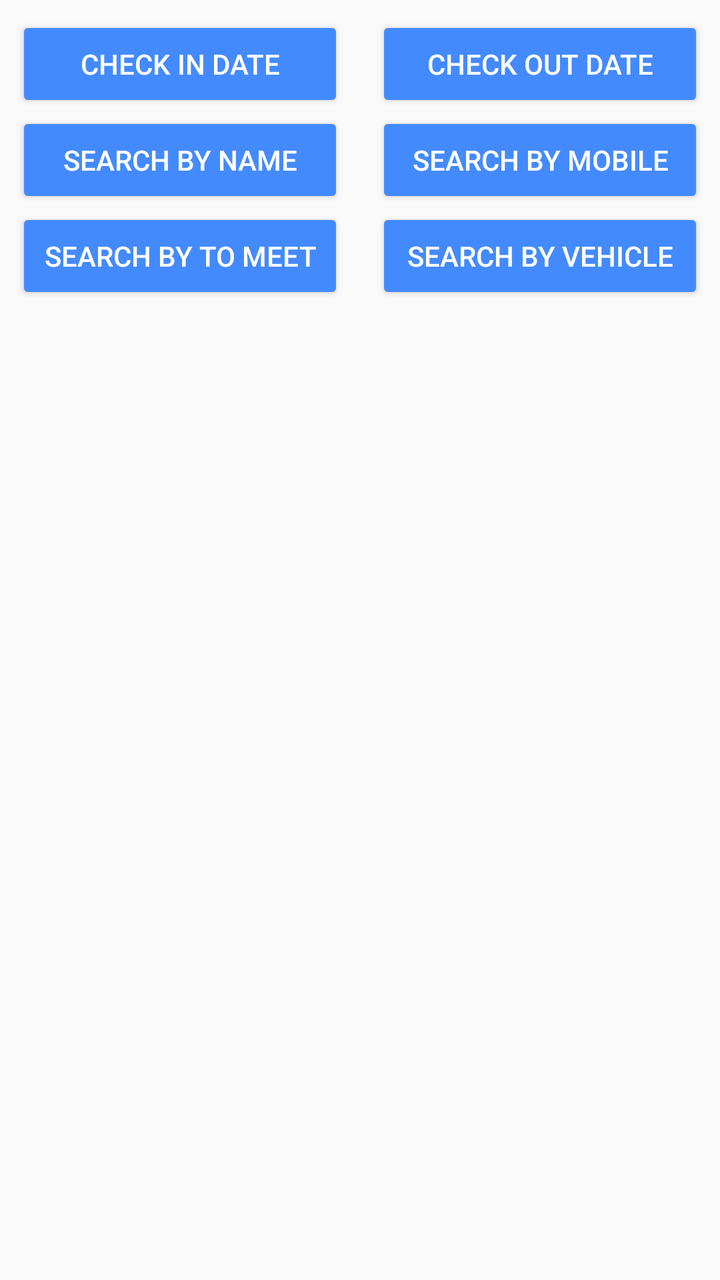
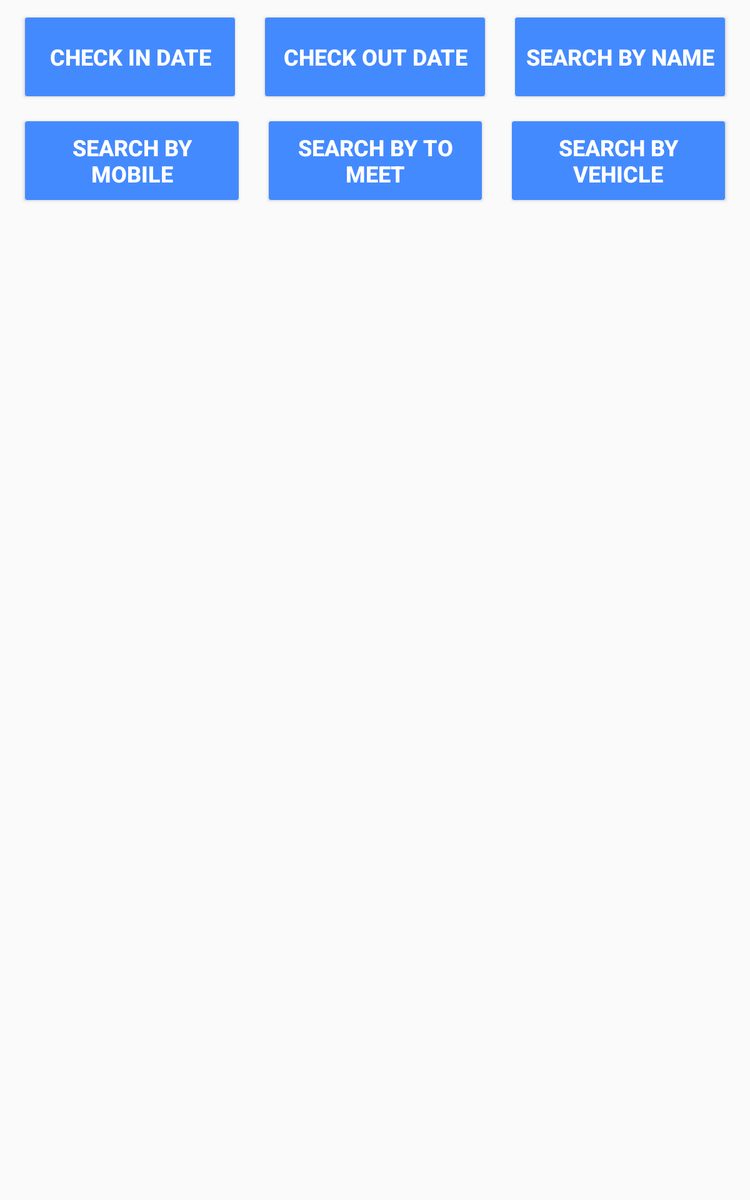

First picture: res/layout/ on a phone held upright. Second picture: the repository's own variant of that layout, on a device whose configuration matches the variant's folder. Source for both follows.
<!-- AndroidManifest.xml: application theme AppTheme -->
<!-- res/layout/search_visitors_details.xml -->
<?xml version="1.0" encoding="utf-8"?>
<LinearLayout xmlns:android="http://schemas.android.com/apk/res/android"
    android:layout_width="match_parent"
    android:layout_height="match_parent"
    android:orientation="vertical">

    <LinearLayout
        android:layout_width="match_parent"
        android:layout_height="wrap_content"
        android:layout_marginTop="8dp"
        android:orientation="horizontal">

        <LinearLayout
            android:id="@+id/checkindate_layout"
            android:layout_width="match_parent"
            android:layout_height="wrap_content"
            android:layout_marginLeft="8dp"
            android:layout_marginRight="8dp"
            android:layout_weight="1"
            android:orientation="vertical"
            android:visibility="visible">

            <Button
                android:id="@+id/checkindate_btn"
                android:layout_width="match_parent"
                android:layout_height="wrap_content"
                android:text="Check in Date"
                android:textColor="@android:color/white"
                android:visibility="visible" />

            <LinearLayout
                android:id="@+id/checkin_layout"
                android:layout_width="match_parent"
                android:layout_height="wrap_content"
                android:orientation="horizontal"
                android:visibility="gone">

                <TextView
                    android:id="@+id/appointmentdate_Txt"
                    android:layout_width="match_parent"
                    android:layout_height="wrap_content"
                    android:layout_gravity="center"
                    android:layout_weight="0.2"
                    android:gravity="center"
                    android:text="New Text"
                    android:textColor="@android:color/black"
                    android:textSize="18sp" />

                <ImageView
                    android:id="@+id/checkindate_edit"
                    android:layout_width="match_parent"
                    android:layout_height="wrap_content"
                    android:layout_weight="0.8"
                    android:src="@drawable/ic_mode_edit" />

            </LinearLayout>

        </LinearLayout>

        <LinearLayout
            android:id="@+id/checkoutdate_layout"
            android:layout_width="match_parent"
            android:layout_height="wrap_content"
            android:layout_marginLeft="8dp"
            android:layout_marginRight="8dp"
            android:layout_weight="1"
            android:orientation="vertical"
            android:visibility="visible">

            <Button
                android:id="@+id/checkoutdate_btn"
                android:layout_width="match_parent"
                android:layout_height="wrap_content"
                android:text="Check out Date"
                android:textColor="@android:color/white"
                android:visibility="visible" />

            <LinearLayout
                android:id="@+id/checkout_layout"
                android:layout_width="match_parent"
                android:layout_height="wrap_content"
                android:orientation="horizontal"
                android:visibility="gone">

                <TextView
                    android:id="@+id/checkoutdate_Txt"
                    android:layout_width="match_parent"
                    android:layout_height="wrap_content"
                    android:layout_gravity="center"
                    android:layout_weight="0.2"
                    android:gravity="center"
                    android:text="New Text"
                    android:textColor="@android:color/black"
                    android:textSize="18sp" />

                <ImageView
                    android:id="@+id/checkoutdate_edit"
                    android:layout_width="match_parent"
                    android:layout_height="wrap_content"
                    android:layout_weight="0.8"
                    android:src="@drawable/ic_mode_edit" />

            </LinearLayout>

        </LinearLayout>

    </LinearLayout>

    <LinearLayout
        android:layout_width="match_parent"
        android:layout_height="wrap_content"
        android:orientation="horizontal">

        <Button
            android:id="@+id/searchvisitor_name_btn"
            android:layout_width="match_parent"
            android:layout_height="wrap_content"
            android:layout_marginLeft="8dp"
            android:layout_marginRight="8dp"
            android:layout_weight="1"
            android:text="Search By Name"
            android:textColor="@android:color/white"
            android:visibility="visible" />

        <android.support.design.widget.TextInputLayout
            android:id="@+id/searchvisitor_name_Til"
            android:layout_width="match_parent"
            android:layout_height="wrap_content"
            android:layout_marginLeft="8dp"
            android:layout_marginRight="8dp"
            android:layout_weight="1"
            android:visibility="gone">

            <EditText
                android:id="@+id/searchvisitor_name"
                android:layout_width="match_parent"
                android:layout_height="wrap_content"
                android:hint="Visitor Name" />

        </android.support.design.widget.TextInputLayout>

        <Button
            android:id="@+id/searchvisitor_mobile_btn"
            android:layout_width="match_parent"
            android:layout_height="wrap_content"
            android:layout_marginLeft="8dp"
            android:layout_marginRight="8dp"
            android:layout_weight="1"
            android:text="Search By Mobile"
            android:textColor="@android:color/white"
            android:visibility="visible" />

        <android.support.design.widget.TextInputLayout
            android:id="@+id/searchvisitor_mobile_Til"
            android:layout_width="match_parent"
            android:layout_height="wrap_content"
            android:layout_marginLeft="8dp"
            android:layout_marginRight="8dp"
            android:layout_weight="1"
            android:visibility="gone">

            <EditText
                android:id="@+id/searchvisitor_mobile"
                android:layout_width="match_parent"
                android:layout_height="wrap_content"
                android:hint="Visitor Mobile"
                android:inputType="phone"
                android:maxLength="10" />

        </android.support.design.widget.TextInputLayout>

    </LinearLayout>

    <LinearLayout
        android:layout_width="match_parent"
        android:layout_height="wrap_content"
        android:orientation="horizontal">

        <Button
            android:id="@+id/searchvisitor_tomeet_btn"
            android:layout_width="match_parent"
            android:layout_height="wrap_content"
            android:layout_marginLeft="8dp"
            android:layout_marginRight="8dp"
            android:layout_weight="1"
            android:text="Search By To Meet"
            android:textColor="@android:color/white"
            android:visibility="visible" />

        <android.support.design.widget.TextInputLayout
            android:id="@+id/searchvisitor_tomeet_Til"
            android:layout_width="match_parent"
            android:layout_height="wrap_content"
            android:layout_marginLeft="8dp"
            android:layout_marginRight="8dp"
            android:layout_weight="1"
            android:visibility="gone">

            <EditText
                android:id="@+id/searchvisitor_tomeet"
                android:layout_width="match_parent"
                android:layout_height="wrap_content"
                android:hint="Visitor ToMeet" />

        </android.support.design.widget.TextInputLayout>

        <Button
            android:id="@+id/searchvisitor_vehicle_btn"
            android:layout_width="match_parent"
            android:layout_height="wrap_content"
            android:layout_marginLeft="8dp"
            android:layout_marginRight="8dp"
            android:layout_weight="1"
            android:text="Search By Vehicle"
            android:textColor="@android:color/white"
            android:visibility="visible" />

        <android.support.design.widget.TextInputLayout
            android:id="@+id/searchvisitor_vehicle_Til"
            android:layout_width="match_parent"
            android:layout_height="wrap_content"
            android:layout_marginLeft="8dp"
            android:layout_marginRight="8dp"
            android:layout_weight="1"
            android:visibility="gone">

            <EditText
                android:id="@+id/searchvisitor_vehicle"
                android:layout_width="match_parent"
                android:layout_height="wrap_content"
                android:hint="Visitor Vehicle Number" />

        </android.support.design.widget.TextInputLayout>

    </LinearLayout>

    <LinearLayout
        android:layout_width="match_parent"
        android:layout_height="wrap_content"
        android:orientation="horizontal">

        <Button
            android:id="@+id/search_btn"
            android:layout_width="match_parent"
            android:layout_height="wrap_content"
            android:layout_gravity="center_horizontal"
            android:layout_marginLeft="8dp"
            android:layout_marginRight="8dp"
            android:layout_marginTop="8dp"
            android:text="SEARCH"
            android:textColor="@android:color/white"
            android:textSize="16sp"
            android:textStyle="bold"
            android:layout_weight="1"
            android:visibility="gone" />

        <Button
            android:id="@+id/reset_btn"
            android:layout_width="match_parent"
            android:layout_height="wrap_content"
            android:layout_gravity="center_horizontal"
            android:layout_marginLeft="8dp"
            android:layout_marginRight="8dp"
            android:layout_marginTop="8dp"
            android:text="RESET"
            android:textColor="@android:color/white"
            android:textSize="16sp"
            android:layout_weight="1"
            android:textStyle="bold"
            android:visibility="gone" />

    </LinearLayout>

</LinearLayout>
<!-- resources referenced by this layout -->
<resources>
  <style name="AppTheme" parent="Theme.AppCompat.Light.DarkActionBar">
          
          <item name="colorPrimary">@color/colorPrimary</item>
          <item name="colorPrimaryDark">@color/colorPrimaryDark</item>
          <item name="colorAccent">@color/colorAccent</item>
          <item name="colorButtonNormal">@color/colorButton</item>
          <item name="colorControlNormal">@color/black</item>
          <item name="colorControlActivated">@color/colorPrimary</item>
      </style>
  <color name="colorPrimary">#2979ff</color>
  <color name="colorPrimaryDark">#2962ff</color>
  <color name="colorAccent">#FF4081</color>
  <color name="colorButton">#448aff</color>
  <color name="black">#000000</color>
</resources>
<!-- res/layout-large/search_visitors_details.xml (the repository's variant of the layout above) -->
<!-- drawn on a 7-inch tablet held upright -->
<?xml version="1.0" encoding="utf-8"?>
<LinearLayout xmlns:android="http://schemas.android.com/apk/res/android"
    android:layout_width="match_parent"
    android:layout_height="match_parent"
    android:orientation="vertical">

    <LinearLayout
        android:layout_width="match_parent"
        android:layout_height="wrap_content"
        android:layout_marginTop="8dp"
        android:orientation="horizontal">

        <LinearLayout
            android:id="@+id/checkindate_layout"
            android:layout_width="match_parent"
            android:layout_height="wrap_content"
            android:layout_marginLeft="8dp"
            android:layout_marginRight="8dp"
            android:layout_weight="1"
            android:orientation="vertical"
            android:visibility="visible">

            <Button
                android:id="@+id/checkindate_btn"
                android:layout_width="match_parent"
                android:layout_height="75dp"
                android:layout_marginLeft="8dp"
                android:text="Check in Date"
                android:textColor="@android:color/white"
                android:textSize="18sp"
                android:textStyle="bold"
                android:visibility="visible" />

            <LinearLayout
                android:id="@+id/checkin_layout"
                android:layout_width="match_parent"
                android:layout_height="wrap_content"
                android:orientation="horizontal"
                android:visibility="gone">

                <TextView
                    android:id="@+id/appointmentdate_Txt"
                    android:layout_width="match_parent"
                    android:layout_height="wrap_content"
                    android:layout_gravity="center"
                    android:layout_weight="0.2"
                    android:gravity="center"
                    android:text="New Text"
                    android:textColor="@android:color/black"
                    android:textSize="18sp" />

                <ImageView
                    android:id="@+id/checkindate_edit"
                    android:layout_width="match_parent"
                    android:layout_height="wrap_content"
                    android:layout_weight="0.8"
                    android:src="@drawable/ic_mode_edit" />

            </LinearLayout>

        </LinearLayout>

        <LinearLayout
            android:id="@+id/checkoutdate_layout"
            android:layout_width="match_parent"
            android:layout_height="wrap_content"
            android:layout_marginLeft="8dp"
            android:layout_marginRight="8dp"
            android:layout_weight="1"
            android:orientation="vertical"
            android:visibility="visible">

            <Button
                android:id="@+id/checkoutdate_btn"
                android:layout_width="match_parent"
                android:layout_height="75dp"
                android:text="Check out Date"
                android:textColor="@android:color/white"
                android:textSize="18sp"
                android:textStyle="bold"
                android:visibility="visible" />

            <LinearLayout
                android:id="@+id/checkout_layout"
                android:layout_width="match_parent"
                android:layout_height="wrap_content"
                android:orientation="horizontal"
                android:visibility="gone">

                <TextView
                    android:id="@+id/checkoutdate_Txt"
                    android:layout_width="match_parent"
                    android:layout_height="wrap_content"
                    android:layout_gravity="center"
                    android:layout_weight="0.2"
                    android:gravity="center"
                    android:text="New Text"
                    android:textColor="@android:color/black"
                    android:textSize="18sp" />

                <ImageView
                    android:id="@+id/checkoutdate_edit"
                    android:layout_width="match_parent"
                    android:layout_height="wrap_content"
                    android:layout_weight="0.8"
                    android:src="@drawable/ic_mode_edit" />

            </LinearLayout>

        </LinearLayout>

        <Button
            android:id="@+id/searchvisitor_name_btn"
            android:layout_width="match_parent"
            android:layout_height="75dp"
            android:layout_marginLeft="8dp"
            android:layout_marginRight="16dp"
            android:layout_weight="1"
            android:text="Search By name"
            android:textColor="@android:color/white"
            android:textSize="18sp"
            android:textStyle="bold"
            android:visibility="visible" />

        <android.support.design.widget.TextInputLayout
            android:id="@+id/searchvisitor_name_Til"
            android:layout_width="match_parent"
            android:layout_height="wrap_content"
            android:layout_marginLeft="4dp"
            android:layout_weight="1"
            android:visibility="gone">

            <EditText
                android:id="@+id/searchvisitor_name"
                android:layout_width="match_parent"
                android:layout_height="wrap_content"
                android:hint="Visitor Name"
                android:inputType="text" />

        </android.support.design.widget.TextInputLayout>

    </LinearLayout>

    <LinearLayout
        android:layout_width="match_parent"
        android:layout_height="wrap_content"
        android:layout_marginLeft="8dp"
        android:layout_marginRight="8dp"
        android:layout_marginTop="8dp"
        android:orientation="horizontal">

        <Button
            android:id="@+id/searchvisitor_mobile_btn"
            android:layout_width="match_parent"
            android:layout_height="75dp"
            android:layout_marginLeft="8dp"
            android:layout_marginRight="8dp"
            android:layout_weight="1"
            android:text="Search by Mobile"
            android:textColor="@android:color/white"
            android:textSize="18sp"
            android:textStyle="bold"
            android:visibility="visible" />

        <android.support.design.widget.TextInputLayout
            android:id="@+id/searchvisitor_mobile_Til"
            android:layout_width="match_parent"
            android:layout_height="wrap_content"
            android:layout_marginRight="4dp"
            android:layout_weight="1"
            android:visibility="gone">

            <EditText
                android:id="@+id/searchvisitor_mobile"
                android:layout_width="match_parent"
                android:layout_height="wrap_content"
                android:hint="Visitor Mobile"
                android:inputType="phone"
                android:maxLength="10" />

        </android.support.design.widget.TextInputLayout>

        <Button
            android:id="@+id/searchvisitor_tomeet_btn"
            android:layout_width="match_parent"
            android:layout_height="75dp"
            android:layout_marginLeft="8dp"
            android:layout_marginRight="8dp"
            android:layout_weight="1"
            android:text="Search By To Meet"
            android:textColor="@android:color/white"
            android:textSize="18sp"
            android:textStyle="bold"
            android:visibility="visible" />

        <android.support.design.widget.TextInputLayout
            android:id="@+id/searchvisitor_tomeet_Til"
            android:layout_width="match_parent"
            android:layout_height="wrap_content"
            android:layout_marginLeft="8dp"
            android:layout_marginRight="8dp"
            android:layout_weight="1"
            android:visibility="gone">

            <EditText
                android:id="@+id/searchvisitor_tomeet"
                android:layout_width="match_parent"
                android:layout_height="wrap_content"
                android:hint="Visitor ToMeet"
                android:inputType="text" />

        </android.support.design.widget.TextInputLayout>

        <Button
            android:id="@+id/searchvisitor_vehicle_btn"
            android:layout_width="match_parent"
            android:layout_height="75dp"
            android:layout_marginLeft="8dp"
            android:layout_marginRight="8dp"
            android:layout_weight="1"
            android:text="Search by Vehicle"
            android:textColor="@android:color/white"
            android:textSize="18sp"
            android:textStyle="bold"
            android:visibility="visible" />

        <android.support.design.widget.TextInputLayout
            android:id="@+id/searchvisitor_vehicle_Til"
            android:layout_width="match_parent"
            android:layout_height="wrap_content"
            android:layout_marginLeft="8dp"
            android:layout_marginRight="8dp"
            android:layout_weight="1"
            android:visibility="gone">

            <EditText
                android:id="@+id/searchvisitor_vehicle"
                android:layout_width="match_parent"
                android:layout_height="wrap_content"
                android:hint="Visitor Vehicle Number"
                android:inputType="text" />

        </android.support.design.widget.TextInputLayout>

    </LinearLayout>

    <LinearLayout
        android:layout_width="match_parent"
        android:layout_height="wrap_content"
        android:layout_marginLeft="8dp"
        android:layout_marginRight="8dp"
        android:orientation="horizontal">

        <Button
            android:id="@+id/search_btn"
            android:layout_width="match_parent"
            android:layout_height="75dp"
            android:layout_gravity="center_horizontal"
            android:layout_marginLeft="8dp"
            android:layout_marginRight="8dp"
            android:layout_marginTop="8dp"
            android:text="SEARCH"
            android:textColor="@android:color/white"
            android:textSize="18sp"
            android:textStyle="bold"
            android:layout_weight="0.5"
            android:visibility="gone" />

        <Button
            android:id="@+id/reset_btn"
            android:layout_width="match_parent"
            android:layout_height="75dp"
            android:layout_gravity="center_horizontal"
            android:layout_marginLeft="8dp"
            android:layout_marginRight="8dp"
            android:layout_marginTop="8dp"
            android:text="RESET"
            android:textColor="@android:color/white"
            android:textSize="18sp"
            android:layout_weight="1"
            android:textStyle="bold"
            android:visibility="gone" />

    </LinearLayout>

</LinearLayout>
